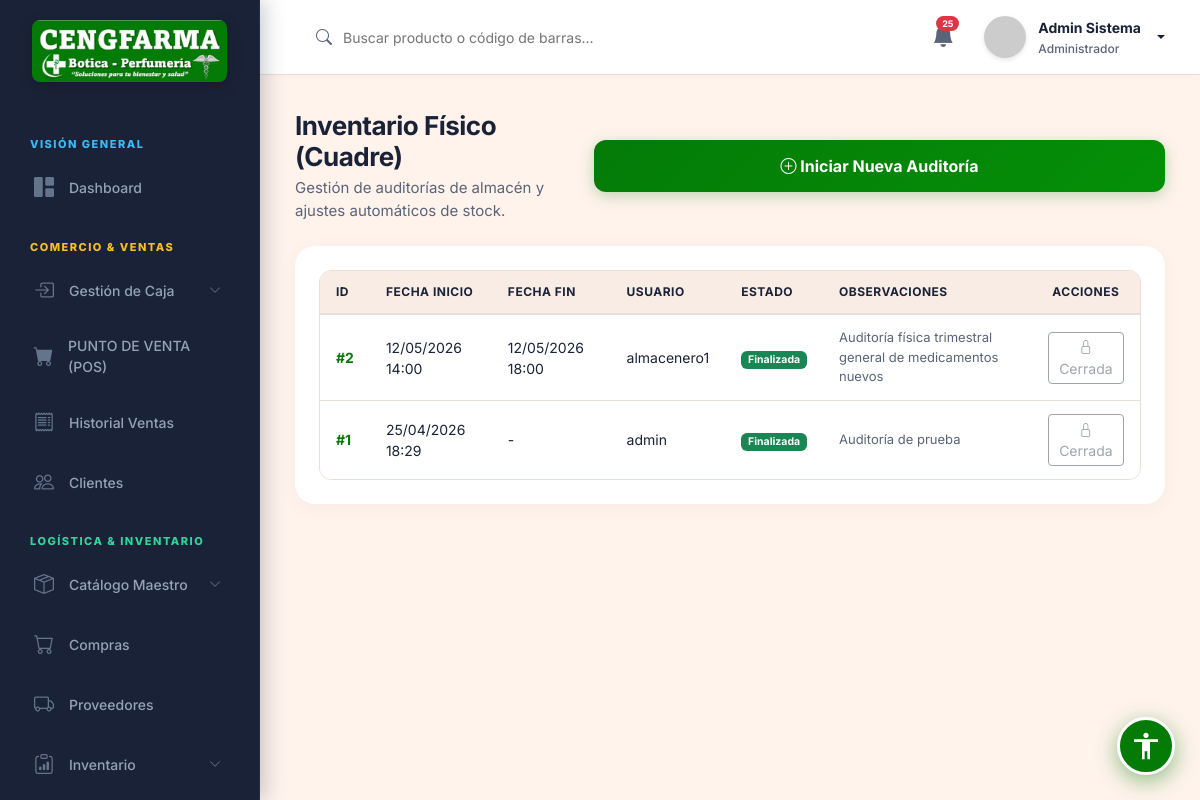
The app's page /public/inventariofisico/index (signed in) with its own data.
### tables this page shows
CREATE TABLE IF NOT EXISTS `configuracion` (
  `id` int NOT NULL AUTO_INCREMENT,
  `clave` varchar(50) NOT NULL,
  `valor` text,
  `descripcion` varchar(255) DEFAULT NULL,
  PRIMARY KEY (`id`),
  UNIQUE KEY `clave` (`clave`)
);

CREATE TABLE IF NOT EXISTS `inventario_auditorias` (
  `id` int NOT NULL AUTO_INCREMENT,
  `id_usuario` int NOT NULL,
  `fecha_inicio` timestamp NULL DEFAULT CURRENT_TIMESTAMP,
  `fecha_fin` datetime DEFAULT NULL,
  `estado` enum('Abierta','Finalizada','Cancelada') DEFAULT 'Abierta',
  `observaciones` text,
  PRIMARY KEY (`id`),
  KEY `fk_inv_aud_usr` (`id_usuario`),
  CONSTRAINT `fk_inv_aud_usr` FOREIGN KEY (`id_usuario`) REFERENCES `usuarios` (`id`) ON DELETE RESTRICT
);

CREATE TABLE IF NOT EXISTS `usuarios` (
  `id` int NOT NULL AUTO_INCREMENT,
  `nombres` varchar(100) NOT NULL,
  `apellidos` varchar(100) NOT NULL,
  `usuario` varchar(50) NOT NULL,
  `password` varchar(255) NOT NULL,
  `email` varchar(100) DEFAULT NULL,
  `rol_id` int NOT NULL,
  `estado` tinyint(1) DEFAULT '1',
  `ultimo_login` datetime DEFAULT NULL,
  `creado_en` timestamp NULL DEFAULT CURRENT_TIMESTAMP,
  PRIMARY KEY (`id`),
  UNIQUE KEY `usuario` (`usuario`),
  KEY `rol_id` (`rol_id`),
  CONSTRAINT `usuarios_ibfk_1` FOREIGN KEY (`rol_id`) REFERENCES `roles` (`id`) ON DELETE RESTRICT
);

### app/views/inventario_fisico/index.php (the view, shortened to what the rows shown need)
<div class="page-content">
    <div class="d-flex justify-content-between align-items-center mb-4">
        <div>
            <h1 class="page-title">Inventario Físico (Cuadre)</h1>
            <div class="page-subtitle">Gestión de auditorías de almacén y ajustes automáticos de stock.</div>
        </div>
        <button class="btn-primary-custom" data-bs-toggle="modal" data-bs-target="#modalIniciar">
            <i class="bi bi-plus-circle"></i> Iniciar Nueva Auditoría
        </button>
    </div>
    <div class="card-metric p-4">
        <div class="table-responsive">
            <table class="table-custom">
                <thead>
                    <tr>
                        <th>ID</th>
                        <th>Fecha Inicio</th>
                        <th>Fecha Fin</th>
                        <th>Usuario</th>
                        <th>Estado</th>
                        <th>Observaciones</th>
                        <th class="text-center">Acciones</th>
                    </tr>
                </thead>
                <tbody>
                    <?php foreach($data['auditorias'] as $aud): ?>
                    <tr>
                        <td style="font-weight: bold; color: var(--accent-primary);">#<?php echo $aud['id']; ?></td>
                        <td><?php echo date('d/m/Y H:i', strtotime($aud['fecha_inicio'])); ?></td>
                        <td><?php echo $aud['fecha_fin'] ? date('d/m/Y H:i', strtotime($aud['fecha_fin'])) : '-'; ?></td>
                        <td><?php echo htmlspecialchars($aud['usuario']); ?></td>
                        <td>
                            <?php if($aud['estado'] == 'Abierta'): ?>
                                <span class="badge bg-warning text-dark">Abierta</span>
                            <?php elseif($aud['estado'] == 'Finalizada'): ?>
                                <span class="badge bg-success">Finalizada</span>
                            <?php else: ?>
                                <span class="badge bg-secondary"><?php echo $aud['estado']; ?></span>
                            <?php endif; ?>
                        </td>
                        <td style="font-size: 13px; color: var(--text-secondary);">
                            <?php echo htmlspecialchars($aud['observaciones']); ?>
                        </td>
                        <td class="text-center">
                            <?php if($aud['estado'] == 'Abierta'): ?>
                                <a href="<?php echo BASE_URL; ?>inventariofisico/conteo/<?php echo $aud['id']; ?>" class="btn btn-sm btn-success">
                                    <i class="bi bi-pencil-square"></i> Continuar Conteo
                                </a>
                            <?php else: ?>
                                <button class="btn btn-sm btn-outline-secondary" disabled>
                                    <i class="bi bi-lock"></i> Cerrada
                                </button>
                            <?php endif; ?>
                        </td>
                    </tr>
                    <?php endforeach; ?>
                </tbody>
            </table>
        </div>
    </div>
</div>

### app/views/layouts/main.php (shortened to what the rows shown need)
<!DOCTYPE html>
<html lang="es">
<head>
    <link href="https://cdn.jsdelivr.net/npm/bootstrap@5.3.0/dist/css/bootstrap.min.css" rel="stylesheet">
    <link rel="stylesheet" href="https://cdn.jsdelivr.net/npm/bootstrap-icons@1.11.1/font/bootstrap-icons.css">
    <link rel="stylesheet" href="<?php echo BASE_URL; ?>css/style.css">
    <link rel="stylesheet" href="<?php echo BASE_URL; ?>css/accessibility.css">
</head>
<body>
<div id="wrapper">
    <aside id="sidebar">
        <?php
        require_once '../app/models/Configuracion.php';
        $_globalConfigModel = new Configuracion();
        $_globalLogo = $_globalConfigModel->get('logo');
        $configs     = $_globalConfigModel->getAll();
        require_once '../app/models/Inventario.php';
        $_globalInvModel = new Inventario();
        $_lotesVencer = $_globalInvModel->getLotesProximosVencer(90);
        $_stockBajo = $_globalInvModel->getProductosBajoStock(20);
        $_totalNotifs = count($_lotesVencer) + count($_stockBajo);
        $boticaName = $configs['nombre_botica']['valor'] ?? 'CENGFARMA';
        ?>
        <a href="<?php echo BASE_URL; ?>auth/index" class="sidebar-logo text-center d-block">
            <?php
            $effectiveLogo = !empty($_globalLogo) ? $_globalLogo : 'img/cengfarma_banner.png';
            $logoSrc = (strpos($effectiveLogo, 'http') === 0) ? $effectiveLogo : BASE_URL . $effectiveLogo;
            ?>
            <img src="<?php echo htmlspecialchars($logoSrc); ?>" alt="<?php echo htmlspecialchars($boticaName); ?>" style="max-height: 62px; max-width: 95%; object-fit: contain; border-radius: 8px; box-shadow: 0 4px 15px rgba(0,0,0,0.2);">
        </a>
        <ul class="sidebar-nav">
            <?php if($_SESSION['rol_id'] == 1): ?>
            <li class="nav-section-title" style="color: #38bdf8;">Visión General</li>
            <li class="nav-item">
                <a href="<?php echo BASE_URL; ?>dashboard/index" class="nav-link">
                    <i class="bi bi-grid-1x2-fill"></i> Dashboard
                </a>
            </li>
            <?php endif; ?>
            <li class="nav-section-title" style="color: #fbbf24;">Comercio & Ventas</li>
            <li class="nav-item">
                <a class="nav-link" data-bs-toggle="collapse" href="#menuCaja" role="button" aria-expanded="false" aria-controls="menuCaja">
                    <i class="bi bi-box-arrow-in-right"></i> Gestión de Caja
                    <i class="bi bi-chevron-down ms-auto" style="font-size:12px"></i>
                </a>
            </li>
            <li class="nav-item">
                <a href="<?php echo BASE_URL; ?>venta/pos" class="nav-link" id="nav-pos">
                    <i class="bi bi-cart-fill"></i> PUNTO DE VENTA (POS)
                </a>
            </li>
            <li class="nav-item">
                <a href="<?php echo BASE_URL; ?>venta/index" class="nav-link">
                    <i class="bi bi-receipt"></i> Historial Ventas
                </a>
            </li>
            <li class="nav-item">
                <a href="<?php echo BASE_URL; ?>cliente/index" class="nav-link">
                    <i class="bi bi-people"></i> Clientes
                </a>
            </li>
            <?php if(in_array($_SESSION['rol_id'], [1, 2, 4])): ?>
            <li class="nav-section-title" style="color: #34d399;">Logística & Inventario</li>
            <li class="nav-item">
                <a class="nav-link" data-bs-toggle="collapse" href="#menuProductos" role="button" aria-expanded="false" aria-controls="menuProductos">
                    <i class="bi bi-box-seam"></i> Catálogo Maestro
                    <i class="bi bi-chevron-down ms-auto" style="font-size:12px"></i>
                </a>
            </li>
            <li class="nav-item">
                <a href="<?php echo BASE_URL; ?>compra/index" class="nav-link">
                    <i class="bi bi-cart"></i> Compras
                </a>
            </li>
            <li class="nav-item">
                <a href="<?php echo BASE_URL; ?>proveedor/index" class="nav-link">
                    <i class="bi bi-truck"></i> Proveedores
                </a>
            </li>
            <li class="nav-item">
                <a class="nav-link" data-bs-toggle="collapse" href="#menuInventario" role="button" aria-expanded="false" aria-controls="menuInventario">
                    <i class="bi bi-clipboard-data"></i> Inventario
                    <i class="bi bi-chevron-down ms-auto" style="font-size:12px"></i>
                </a>
            </li>
            <?php endif; ?>
        </ul>
    </aside>
    <div id="content-wrapper">
        <header id="topbar">
            <div class="d-flex align-items-center gap-3">
                <form action="<?php echo BASE_URL; ?>producto/index" method="GET" class="search-box ms-2 d-none d-md-flex align-items-center mb-0">
                    <i class="bi bi-search"></i>
                    <input type="text" name="search" placeholder="Buscar producto o código de barras..." value="<?php echo htmlspecialchars($_GET['search'] ?? '', ENT_QUOTES, 'UTF-8'); ?>" style="border:none; outline:none; background:transparent; width: 100%; color: var(--text-primary);">
                </form>
            </div>
            <div class="topbar-actions">
                <a href="<?php echo BASE_URL; ?>notificacion/index" class="topbar-icon" style="text-decoration: none;">
                    <i class="bi bi-bell-fill"></i>
                    <?php if($_totalNotifs > 0): ?>
                    <span class="badge rounded-pill bg-danger"><?php echo $_totalNotifs; ?></span>
                    <?php endif; ?>
                </a>
                <div class="dropdown">
                    <div class="user-profile dropdown-toggle" data-bs-toggle="dropdown" aria-expanded="false" style="cursor: pointer;">
                        <img src="https://ui-avatars.com/api/?name=<?php echo urlencode($_SESSION['nombre'] ?? 'U'); ?>&background=00A896&color=fff&bold=true" alt="User Avatar">
                        <div class="user-info">
                            <span class="user-name"><?php echo htmlspecialchars($_SESSION['nombre'] ?? 'Administrador', ENT_QUOTES, 'UTF-8'); ?></span>
                            <span class="user-role">
                                <?php
                                $roles = [1 => 'Administrador', 2 => 'Farmacéutico', 3 => 'Cajero', 4 => 'Almacenero'];
                                echo $roles[$_SESSION['rol_id'] ?? 1];
                                ?>
                            </span>
                        </div>
                    </div>
                </div>
            </div>
        </header>
        <?php require_once '../app/views/' . $view . '.php'; ?>
    </div>
</div>
<?php require_once '../app/views/partials/accessibility_widget.php'; ?>
</body>
</html>

### records on screen
configuracion: valor (picture)
inventario_auditorias: id "2", fecha_inicio "12/05/2026 14:00", fecha_fin "12/05/2026 18:00", id_usuario.usuario "almacenero1", estado "Finalizada", observaciones "Auditoría física trimestral general de medicamentos nuevos"
inventario_auditorias: id "1", fecha_inicio "25/04/2026 18:29", id_usuario.usuario "admin", estado "Finalizada", observaciones "Auditoría de prueba"

### other values on screen
$_totalNotifs "25"
$_SESSION['nombre'] "Admin Sistema"
$roles[$_SESSION['rol_id'] ?? 1] "Administrador"
